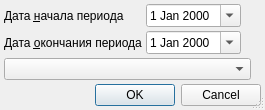
<?xml version="1.0" encoding="UTF-8"?>
<ui version="4.0">
 <class>ReportDeferredQueueCountSetupDialog</class>
 <widget class="QDialog" name="ReportDeferredQueueCountSetupDialog">
  <property name="windowModality">
   <enum>Qt::ApplicationModal</enum>
  </property>
  <property name="geometry">
   <rect>
    <x>0</x>
    <y>0</y>
    <width>243</width>
    <height>107</height>
   </rect>
  </property>
  <property name="windowTitle">
   <string>параметры отчёта</string>
  </property>
  <property name="sizeGripEnabled">
   <bool>true</bool>
  </property>
  <layout class="QGridLayout" name="gridLayout">
   <property name="margin">
    <number>4</number>
   </property>
   <property name="spacing">
    <number>4</number>
   </property>
   <item row="5" column="0">
    <spacer>
     <property name="orientation">
      <enum>Qt::Vertical</enum>
     </property>
     <property name="sizeHint" stdset="0">
      <size>
       <width>129</width>
       <height>20</height>
      </size>
     </property>
    </spacer>
   </item>
   <item row="0" column="3" colspan="2">
    <spacer>
     <property name="orientation">
      <enum>Qt::Horizontal</enum>
     </property>
     <property name="sizeHint" stdset="0">
      <size>
       <width>91</width>
       <height>20</height>
      </size>
     </property>
    </spacer>
   </item>
   <item row="6" column="0" colspan="5">
    <widget class="QDialogButtonBox" name="buttonBox">
     <property name="orientation">
      <enum>Qt::Horizontal</enum>
     </property>
     <property name="standardButtons">
      <set>QDialogButtonBox::Cancel|QDialogButtonBox::Ok</set>
     </property>
    </widget>
   </item>
   <item row="1" column="0">
    <widget class="QLabel" name="lblEndDate">
     <property name="text">
      <string>Дата &amp;окончания периода</string>
     </property>
     <property name="buddy">
      <cstring>edtEndDate</cstring>
     </property>
    </widget>
   </item>
   <item row="1" column="1" colspan="2">
    <widget class="CDateEdit" name="edtEndDate">
     <property name="sizePolicy">
      <sizepolicy hsizetype="Maximum" vsizetype="Fixed">
       <horstretch>0</horstretch>
       <verstretch>0</verstretch>
      </sizepolicy>
     </property>
     <property name="calendarPopup">
      <bool>true</bool>
     </property>
    </widget>
   </item>
   <item row="1" column="3" colspan="2">
    <spacer>
     <property name="orientation">
      <enum>Qt::Horizontal</enum>
     </property>
     <property name="sizeHint" stdset="0">
      <size>
       <width>91</width>
       <height>20</height>
      </size>
     </property>
    </spacer>
   </item>
   <item row="0" column="0">
    <widget class="QLabel" name="lblBegDate">
     <property name="text">
      <string>Дата &amp;начала периода</string>
     </property>
     <property name="buddy">
      <cstring>edtBegDate</cstring>
     </property>
    </widget>
   </item>
   <item row="0" column="1" colspan="2">
    <widget class="CDateEdit" name="edtBegDate">
     <property name="sizePolicy">
      <sizepolicy hsizetype="Maximum" vsizetype="Fixed">
       <horstretch>0</horstretch>
       <verstretch>0</verstretch>
      </sizepolicy>
     </property>
     <property name="calendarPopup">
      <bool>true</bool>
     </property>
    </widget>
   </item>
   <item row="4" column="0" colspan="4">
    <widget class="COrgStructureComboBox" name="cmbOrgStructure">
     <property name="enabled">
      <bool>true</bool>
     </property>
    </widget>
   </item>
  </layout>
 </widget>
 <customwidgets>
  <customwidget>
   <class>CDateEdit</class>
   <extends>QDateEdit</extends>
   <header>library/DateEdit.h</header>
  </customwidget>
  <customwidget>
   <class>COrgStructureComboBox</class>
   <extends>QComboBox</extends>
   <header>Orgs/OrgStructComboBoxes</header>
  </customwidget>
 </customwidgets>
 <tabstops>
  <tabstop>edtBegDate</tabstop>
  <tabstop>edtEndDate</tabstop>
  <tabstop>buttonBox</tabstop>
 </tabstops>
 <resources/>
 <connections>
  <connection>
   <sender>buttonBox</sender>
   <signal>accepted()</signal>
   <receiver>ReportDeferredQueueCountSetupDialog</receiver>
   <slot>accept()</slot>
   <hints>
    <hint type="sourcelabel">
     <x>124</x>
     <y>456</y>
    </hint>
    <hint type="destinationlabel">
     <x>65</x>
     <y>418</y>
    </hint>
   </hints>
  </connection>
  <connection>
   <sender>buttonBox</sender>
   <signal>rejected()</signal>
   <receiver>ReportDeferredQueueCountSetupDialog</receiver>
   <slot>reject()</slot>
   <hints>
    <hint type="sourcelabel">
     <x>237</x>
     <y>456</y>
    </hint>
    <hint type="destinationlabel">
     <x>267</x>
     <y>420</y>
    </hint>
   </hints>
  </connection>
 </connections>
</ui>
